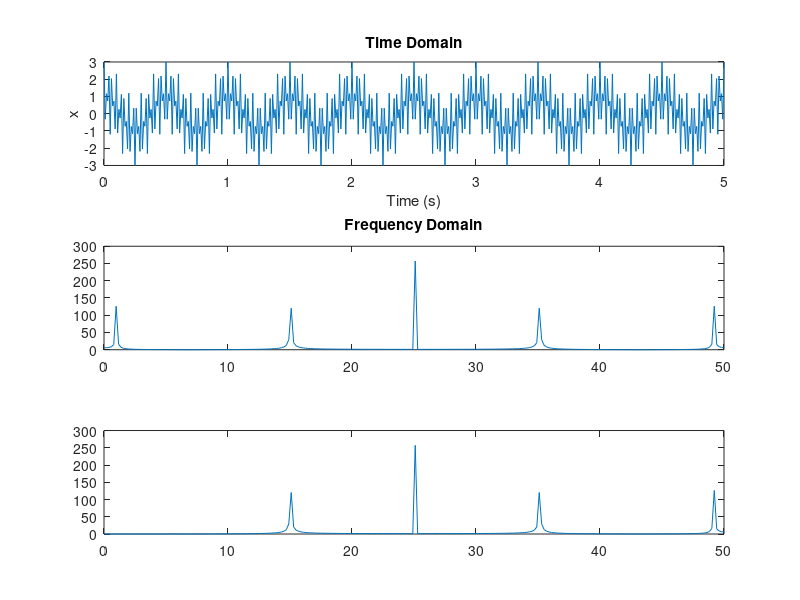

Here is the MATLAB script that generated this plot:
Fs = 100;
T = 1/Fs;
t = 0:T:5;
x = cos(2*pi*30*t) + cos(2*pi*50*t) + cos(2*pi*2*t);
subplot(3,1,1);
plot(t,x);
title('Time Domain');
xlabel('Time (s)');
ylabel('x');


y = fft(x, 256);
f = linspace(0,Fs/2,256);
%f = f(1:256);
subplot(3,1,2);
plot(f,abs(y));
title('Frequency Domain');

y1 = zeros(length(f),1);
for i = 1:length(f)
    if f(i) > 5
        y1(i) = y(i);
    end;
end;

subplot(3,1,3);
plot(f, abs(y1));